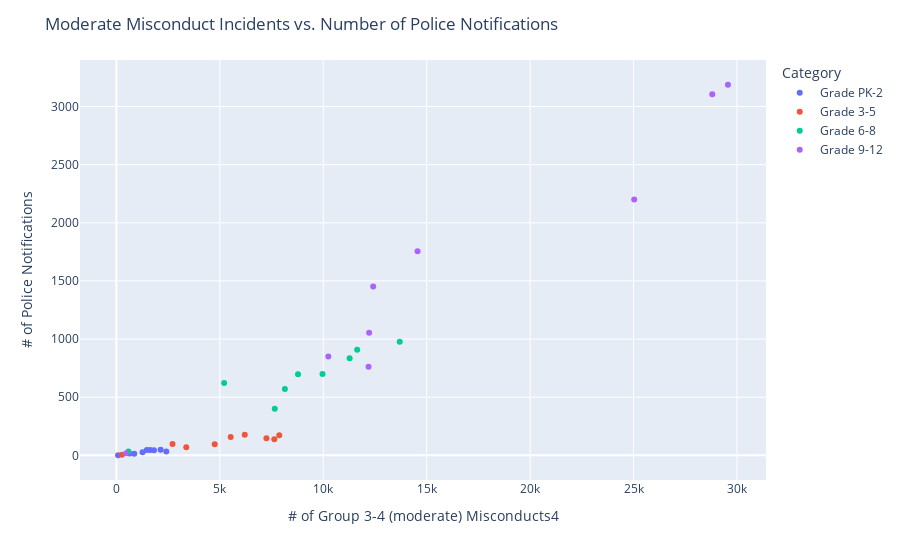

Here is the notebook cell this chart was saved with:
### Code cell
# Scatterplot for moderate incidents vs police notifications
fig = px.scatter(
    DLMLF1322,
    x = '# of Group 3-4 (moderate) Misconducts4',
    y = '# of Police Notifications',
    color = 'Category'
)

fig.update_layout(title = 'Moderate Misconduct Incidents vs. Number of Police Notifications')
fig.show()

### Figure 1 — Plotly figure (JSON) as saved in the notebook; plotly's stock layout.template omitted (floating-point values rounded to 4 significant figures)
{"data": [{"hovertemplate": "Category=Grade PK-2<br># of Group 3-4 (moderate) Misconducts4=%{x}<br># of Police Notifications=%{y}<extra></extra>", "legendgroup": "Grade PK-2", "marker": {"color": "#636efa", "symbol": "circle"}, "mode": "markers", "name": "Grade PK-2", "orientation": "v", "showlegend": true, "type": "scatter", "x": [2413, 2140, 1819, 1637, 1470, 1264, 633, 80, 863], "xaxis": "x", "y": [33, 48, 43, 46, 47, 26, 17, 1, 14], "yaxis": "y"}, {"hovertemplate": "Category=Grade 3-5<br># of Group 3-4 (moderate) Misconducts4=%{x}<br># of Police Notifications=%{y}<extra></extra>", "legendgroup": "Grade 3-5", "marker": {"color": "#EF553B", "symbol": "circle"}, "mode": "markers", "name": "Grade 3-5", "orientation": "v", "showlegend": true, "type": "scatter", "x": [7633, 7253, 7874, 6206, 5526, 4753, 2714, 267, 3377], "xaxis": "x", "y": [139, 147, 173, 177, 157, 95, 97, 5, 69], "yaxis": "y"}, {"hovertemplate": "Category=Grade 6-8<br># of Group 3-4 (moderate) Misconducts4=%{x}<br># of Police Notifications=%{y}<extra></extra>", "legendgroup": "Grade 6-8", "marker": {"color": "#00cc96", "symbol": "circle"}, "mode": "markers", "name": "Grade 6-8", "orientation": "v", "showlegend": true, "type": "scatter", "x": [13696, 11639, 11275, 9964, 8780, 8144, 5209, 582, 7656], "xaxis": "x", "y": [976, 908, 835, 700, 697, 571, 622, 33, 401], "yaxis": "y"}, {"hovertemplate": "Category=Grade 9-12<br># of Group 3-4 (moderate) Misconducts4=%{x}<br># of Police Notifications=%{y}<extra></extra>", "legendgroup": "Grade 9-12", "marker": {"color": "#ab63fa", "symbol": "circle"}, "mode": "markers", "name": "Grade 9-12", "orientation": "v", "showlegend": true, "type": "scatter", "x": [29564, 28806, 25032, 14560, 12413, 12219, 10246, 477, 12189], "xaxis": "x", "y": [3187, 3106, 2201, 1755, 1453, 1054, 850, 18, 761], "yaxis": "y"}], "layout": {"legend": {"title": {"text": "Category"}, "tracegroupgap": 0}, "margin": {"t": 60}, "title": {"text": "Moderate Misconduct Incidents vs. Number of Police Notifications"}, "xaxis": {"anchor": "y", "domain": [0, 1], "title": {"text": "# of Group 3-4 (moderate) Misconducts4"}}, "yaxis": {"anchor": "x", "domain": [0, 1], "title": {"text": "# of Police Notifications"}}}}
